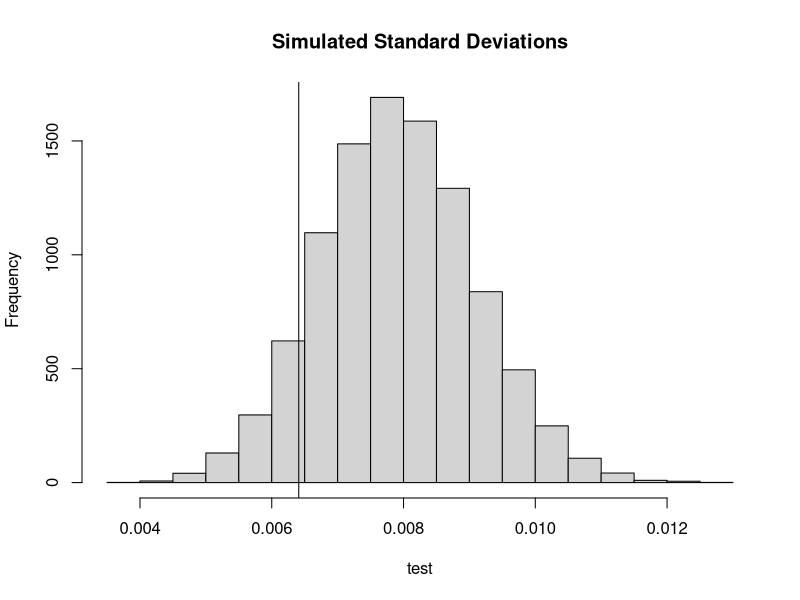
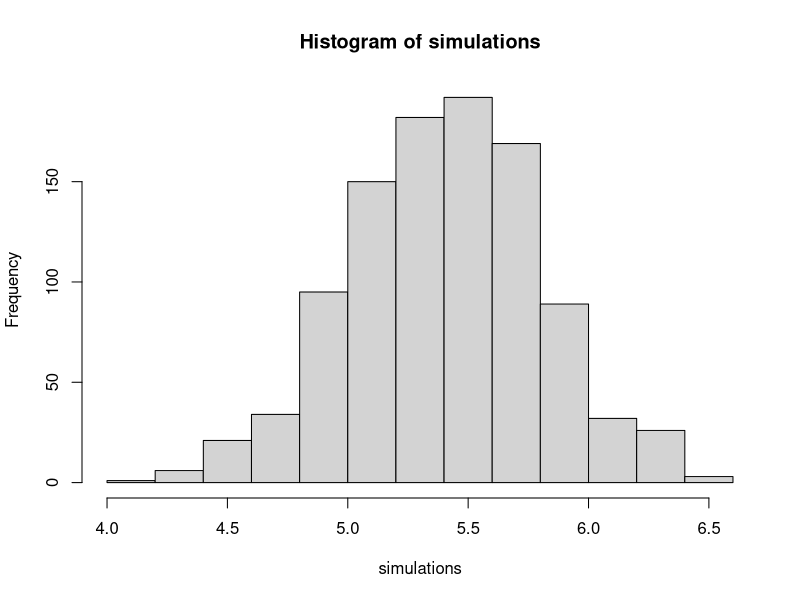
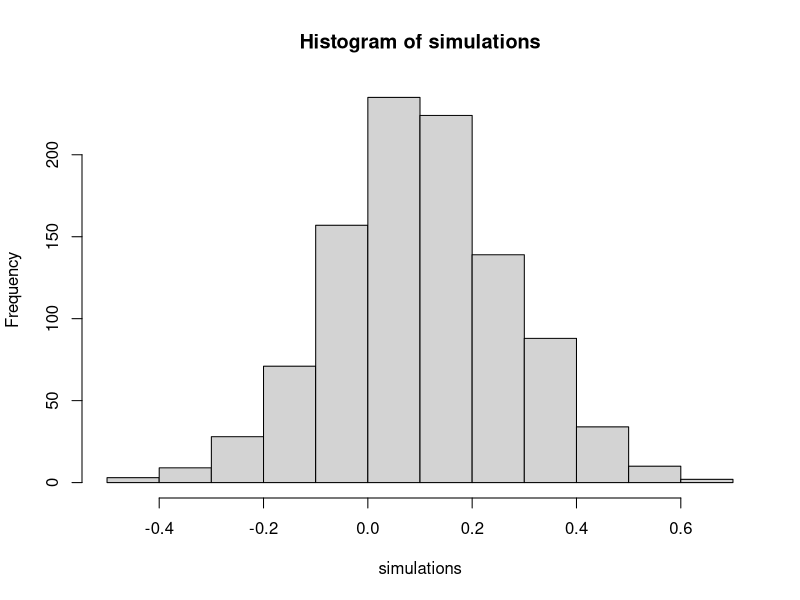

Write the R code that produced these figures, in order.
## ---- chunk 1
knitr::opts_chunk$set(echo = TRUE)
## ---- chunk 2
N <- ((0.3 * 0.7) + (0.4 * 0.6)) * (2.8 / (0.3 - 0.4)) ^ 2
cat("There needs to be about", N, "shots needed to distinguish a 30% shooter from a 40% shooter.")
## ---- chunk 3
birthdata <- c(.4777,.4875,.4859,.4754,.4874,.4864,.4813,.4787,.4895,.4797,.4876,.4859,
               .4857,.4907,.5010,.4903,.4860,.4911,.4871,.4725,.4822,.4870,.4823,.4973)
## ---- chunk 4
set.seed(100)
samSD <- sd(birthdata)
conSD <- sd(rbinom(24, 3900, 0.5)/3900) #24 samples given in birthdata, average of 3900, male/female ratio should be 50/50
cat("The standard deviation of these proportions is:", samSD)
cat("\nThe independently decided with a constant probability standard deviation is:", conSD)
## ---- chunk 5
set.seed(100)
test <- 1:10000 #used a large number to get a better sense of the distribution (tested numerous different numbers)

for(i in 1:10000){
  test[i] = sd(rbinom(24, 3900, mean(birthdata)) / 3900)
}
hist(test, main = "Simulated Standard Deviations")
abline(v = samSD) #we compared the sample to the repeated tests

cat("Since the data's standard deviation is not far from the center of the normal distribution, we can state that the difference is small enought to be explained by random variation.")
## ---- chunk 6
set.seed(100)
simulations <- 1:1000

for(i in 1:1000){
  men <- mean(rnorm(100, 69.1, 2.9))
  women <- mean(rnorm(100, 63.7, 2.7))
  simulations[i] = men - women #we find the difference in rnorms
}
hist(simulations)

cat("Simulated Mean Difference:", mean(simulations))
cat("\nSimulated Standard Deviation:", sd(simulations))
cat("\nTrue Mean Difference:", (69.1 - 63.7))
cat("\nTrue Standard Deviation:", sqrt((2.9 ^ 2 / 100) + (2.7 ^ 2 / 100)))
## ---- chunk 7
n1 <- 127
pEST <- 0.35
M <- 0.1
stdE <- 0.17
sd <- stdE * sqrt(127) #given numbers go here
## ---- chunk 8
set.seed(100)
simulations <- rep(NA, 1000)

for(i in 1:1000){
  sample = rnorm(n1, M, sd)
  simulations[i] = mean(sample)
}

hist(simulations)
## ---- chunk 9
set.seed(100)
CI = rep(NA, 1000)

for(i in 1:1000){
  sample = rnorm(n1, M, sd)
  lower = mean(sample) + qt(0.025, 126) * sd(sample) / sqrt(n1) #lower bound
  upper = mean(sample) + qt(0.975, 126) * sd(sample) / sqrt(n1) #upper bound
  
  CI[i] = ifelse(lower < 0.1 & upper > 0.1, 1, 0) #confidence interval range
}
sum(CI)
## ---- chunk 10
cat("Mean of the sampling distribution:", mean(simulations))
cat("\nStandard Deviation of the sampling distribution:", sd(simulations))
## ---- chunk 11
set.seed(100)
var1 <- rnorm(1000, 0, 1)
var2 <- rnorm(1000, 0, 1)

regModel <- lm(var1 ~ var2)
summary(regModel)

cat("The slope coefficient is NOT statistically significant since the value of 0 is within the 95% confidence interval.")
## ---- chunk 12
set.seed(100)
q <- c(1:1000)

for(i in 1:1000){
  n = 100
  x <- runif(n, 0, 10)
  y = 2 + 3 * x + rnorm(n, 0, 3)
  model <- lm(y ~ x)
  
  lower = summary(model)$coefficients[2, 1] - 2 * summary(model)$coefficients[2, 2] #lower bound
  upper = summary(model)$coefficients[2, 1] + 2 * summary(model)$coefficients[2, 2] #upper bound
  q[i] = ifelse(lower < 3 & upper > 3, 1, 0) #confidence interval range
}
mean(q) * 1000 #total number out of 1000
